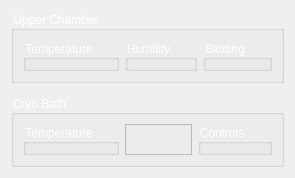
                  <widget class="QWidget" name="page_home">
                   <layout class="QVBoxLayout" name="verticalLayout_10">
                    <item>
                     <widget class="QGroupBox" name="upper_chamer_box">
                      <property name="styleSheet">
                       <string notr="true">color: rgb(255, 255, 255)</string>
                      </property>
                      <property name="title">
                       <string>Upper Chamber</string>
                      </property>
                      <layout class="QHBoxLayout" name="horizontalLayout_14">
                       <item>
                        <widget class="QGroupBox" name="temp_box_2">
                         <property name="title">
                          <string>Temperature</string>
                         </property>
                         <widget class="QDoubleSpinBox" name="temp_control_2">
                          <property name="geometry">
                           <rect>
                            <x>160</x>
                            <y>80</y>
                            <width>141</width>
                            <height>81</height>
                           </rect>
                          </property>
                          <property name="styleSheet">
                           <string notr="true"/>
                          </property>
                          <property name="value">
                           <double>22.000000000000000</double>
                          </property>
                         </widget>
                         <widget class="QLabel" name="temp_lable_2">
                          <property name="geometry">
                           <rect>
                            <x>40</x>
                            <y>90</y>
                            <width>91</width>
                            <height>51</height>
                           </rect>
                          </property>
                          <property name="text">
                           <string>TextLabel</string>
                          </property>
                         </widget>
                        </widget>
                       </item>
                       <item>
                        <widget class="QGroupBox" name="humid_box_2">
                         <property name="title">
                          <string>Humitity</string>
                         </property>
                         <widget class="QDoubleSpinBox" name="humid_control_2">
                          <property name="geometry">
                           <rect>
                            <x>160</x>
                            <y>80</y>
                            <width>141</width>
                            <height>81</height>
                           </rect>
                          </property>
                          <property name="decimals">
                           <number>0</number>
                          </property>
                          <property name="value">
                           <double>80.000000000000000</double>
                          </property>
                         </widget>
                         <widget class="QLabel" name="humid_lable_2">
                          <property name="geometry">
                           <rect>
                            <x>40</x>
                            <y>90</y>
                            <width>91</width>
                            <height>51</height>
                           </rect>
                          </property>
                          <property name="text">
                           <string>TextLabel</string>
                          </property>
                         </widget>
                        </widget>
                       </item>
                       <item>
                        <widget class="QGroupBox" name="blotting_box_2">
                         <property name="title">
                          <string>Blotting</string>
                         </property>
                         <widget class="QDoubleSpinBox" name="blotting_force_control_2">
                          <property name="geometry">
                           <rect>
                            <x>160</x>
                            <y>20</y>
                            <width>121</width>
                            <height>61</height>
                           </rect>
                          </property>
                         </widget>
                         <widget class="QLabel" name="label_4">
                          <property name="geometry">
                           <rect>
                            <x>60</x>
                            <y>30</y>
                            <width>61</width>
                            <height>41</height>
                           </rect>
                          </property>
                          <property name="font">
                           <font>
                            <pointsize>15</pointsize>
                           </font>
                          </property>
                          <property name="text">
                           <string>Force:</string>
                          </property>
                         </widget>
                         <widget class="QDoubleSpinBox" name="blotting_time_control_2">
                          <property name="geometry">
                           <rect>
                            <x>160</x>
                            <y>90</y>
                            <width>121</width>
                            <height>61</height>
                           </rect>
                          </property>
                         </widget>
                         <widget class="QLabel" name="label_5">
                          <property name="geometry">
                           <rect>
                            <x>60</x>
                            <y>100</y>
                            <width>61</width>
                            <height>41</height>
                           </rect>
                          </property>
                          <property name="font">
                           <font>
                            <family>Arial</family>
                            <pointsize>16</pointsize>
                           </font>
                          </property>
                          <property name="text">
                           <string>Time:</string>
                          </property>
                         </widget>
                         <widget class="QLabel" name="label_6">
                          <property name="geometry">
                           <rect>
                            <x>40</x>
                            <y>170</y>
                            <width>81</width>
                            <height>41</height>
                           </rect>
                          </property>
                          <property name="font">
                           <font>
                            <pointsize>15</pointsize>
                           </font>
                          </property>
                          <property name="text">
                           <string>Number:</string>
                          </property>
                         </widget>
                         <widget class="QDoubleSpinBox" name="blotting_number_control_2">
                          <property name="geometry">
                           <rect>
                            <x>160</x>
                            <y>160</y>
                            <width>121</width>
                            <height>61</height>
                           </rect>
                          </property>
                         </widget>
                        </widget>
                       </item>
                      </layout>
                     </widget>
                    </item>
                    <item>
                     <widget class="QWidget" name="spacer" native="true">
                      <property name="maximumSize">
                       <size>
                        <width>16777215</width>
                        <height>20</height>
                       </size>
                      </property>
                     </widget>
                    </item>
                    <item>
                     <widget class="QGroupBox" name="cryo_box">
                      <property name="cursor">
                       <cursorShape>ArrowCursor</cursorShape>
                      </property>
                      <property name="acceptDrops">
                       <bool>false</bool>
                      </property>
                      <property name="whatsThis">
                       <string/>
                      </property>
                      <property name="styleSheet">
                       <string notr="true">color: rgb(255, 255, 255)</string>
                      </property>
                      <property name="title">
                       <string>Cryo Bath</string>
                      </property>
                      <property name="checkable">
                       <bool>false</bool>
                      </property>
                      <layout class="QHBoxLayout" name="horizontalLayout_13">
                       <item>
                        <widget class="QGroupBox" name="temp_box_bottom_4">
                         <property name="title">
                          <string>Temperature</string>
                         </property>
                         <widget class="QDoubleSpinBox" name="temp_control_botttom_4">
                          <property name="geometry">
                           <rect>
                            <x>160</x>
                            <y>80</y>
                            <width>141</width>
                            <height>81</height>
                           </rect>
                          </property>
                          <property name="minimum">
                           <double>-200.000000000000000</double>
                          </property>
                          <property name="value">
                           <double>22.000000000000000</double>
                          </property>
                         </widget>
                         <widget class="QLabel" name="temp_lable_bottom_4">
                          <property name="geometry">
                           <rect>
                            <x>40</x>
                            <y>90</y>
                            <width>91</width>
                            <height>51</height>
                           </rect>
                          </property>
                          <property name="text">
                           <string>TextLabel</string>
                          </property>
                         </widget>
                        </widget>
                       </item>
                       <item>
                        <widget class="QFrame" name="frame_4">
                         <property name="frameShape">
                          <enum>QFrame::StyledPanel</enum>
                         </property>
                         <property name="frameShadow">
                          <enum>QFrame::Raised</enum>
                         </property>
                         <widget class="QProgressBar" name="progressBar">
                          <property name="geometry">
                           <rect>
                            <x>60</x>
                            <y>80</y>
                            <width>211</width>
                            <height>23</height>
                           </rect>
                          </property>
                          <property name="value">
                           <number>24</number>
                          </property>
                         </widget>
                         <widget class="QLabel" name="label_22">
                          <property name="geometry">
                           <rect>
                            <x>110</x>
                            <y>20</y>
                            <width>111</width>
                            <height>41</height>
                           </rect>
                          </property>
                          <property name="font">
                           <font>
                            <pointsize>16</pointsize>
                           </font>
                          </property>
                          <property name="text">
                           <string>Status</string>
                          </property>
                         </widget>
                         <widget class="QLabel" name="label_13">
                          <property name="geometry">
                           <rect>
                            <x>110</x>
                            <y>150</y>
                            <width>121</width>
                            <height>51</height>
                           </rect>
                          </property>
                          <property name="text">
                           <string>Current Step</string>
                          </property>
                         </widget>
                        </widget>
                       </item>
                       <item>
                        <widget class="QGroupBox" name="control_box_4">
                         <property name="title">
                          <string>Controls</string>
                         </property>
                         <widget class="QCommandLinkButton" name="start_button_4">
                          <property name="geometry">
                           <rect>
                            <x>60</x>
                            <y>30</y>
                            <width>185</width>
                            <height>41</height>
                           </rect>
                          </property>
                          <property name="styleSheet">
                           <string notr="true"/>
                          </property>
                          <property name="text">
                           <string>Start</string>
                          </property>
                         </widget>
                         <widget class="QCommandLinkButton" name="shutdown_button_4">
                          <property name="geometry">
                           <rect>
                            <x>60</x>
                            <y>180</y>
                            <width>185</width>
                            <height>41</height>
                           </rect>
                          </property>
                          <property name="text">
                           <string>Shutdown</string>
                          </property>
                          <property name="autoDefault">
                           <bool>true</bool>
                          </property>
                          <property name="default">
                           <bool>false</bool>
                          </property>
                         </widget>
                        </widget>
                       </item>
                      </layout>
                     </widget>
                    </item>
                   </layout>
                  </widget>
